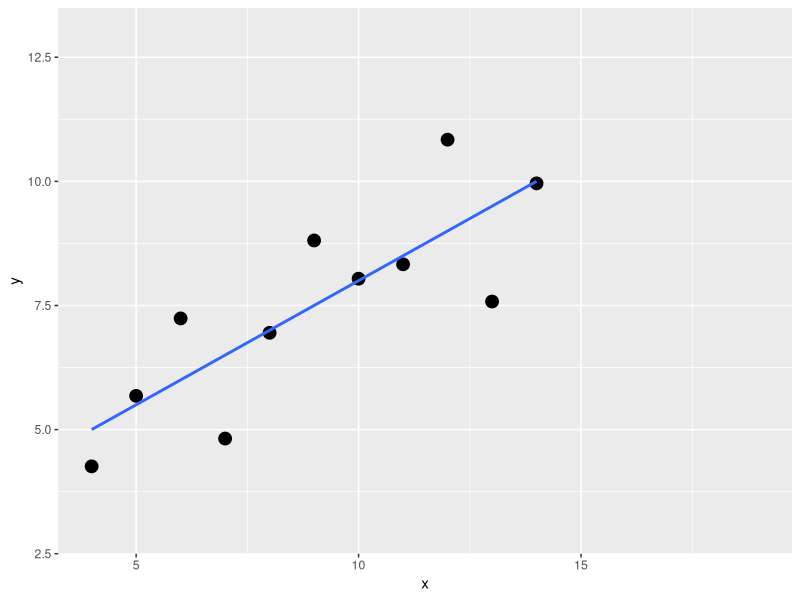
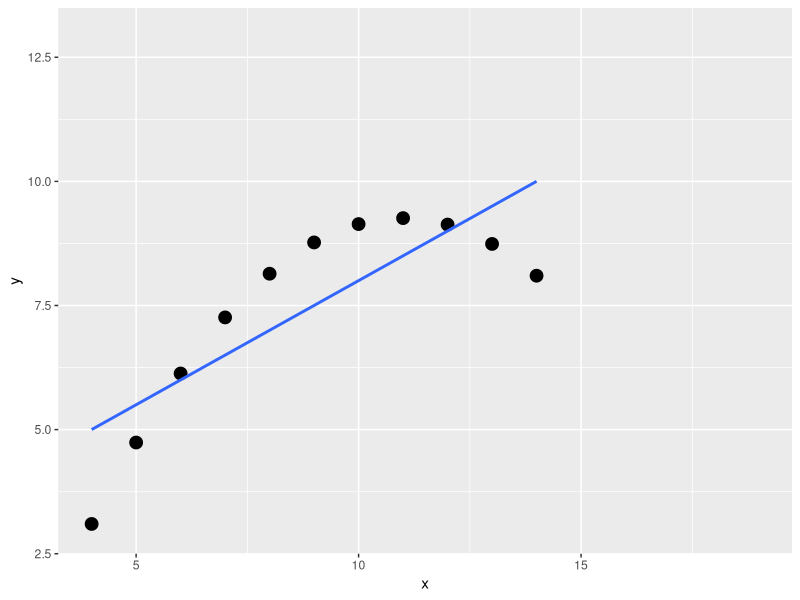
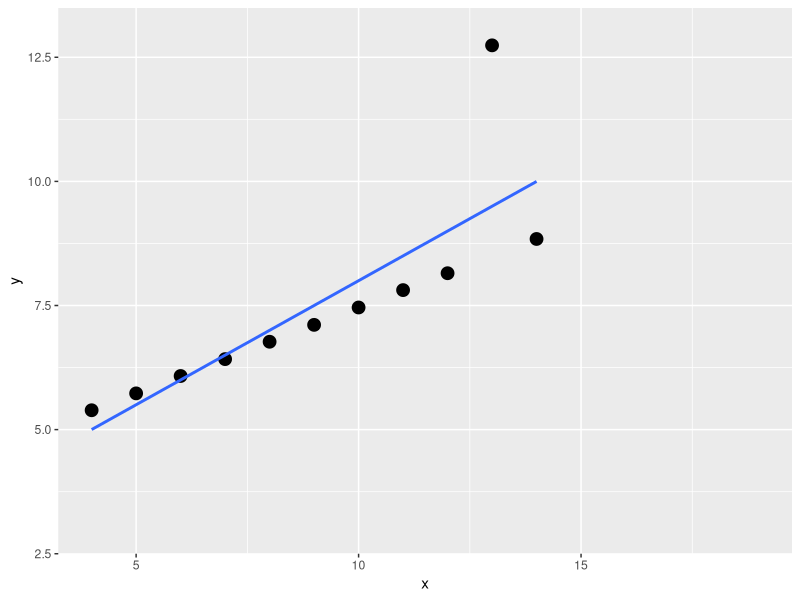
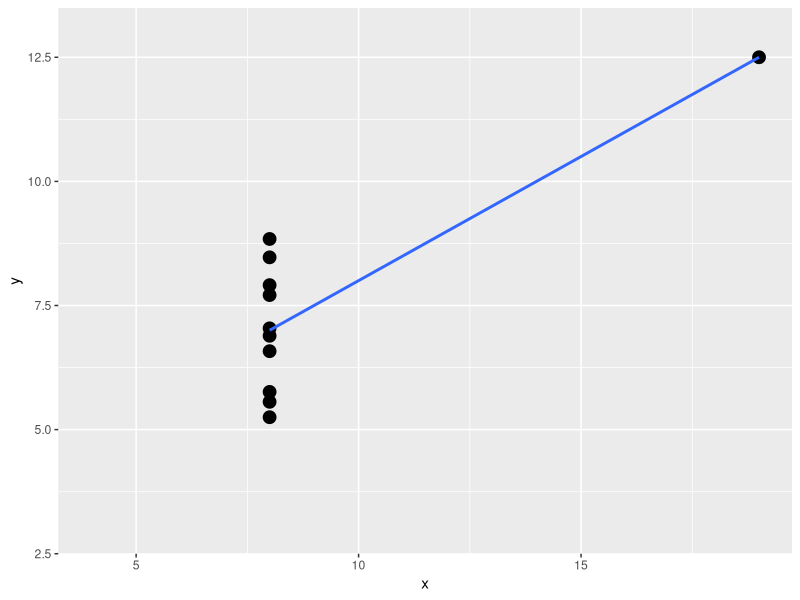

The R source for these figures, in order:


data01<-read.csv("anscombe01.csv")
data02<-read.csv("anscombe02.csv")
data03<-read.csv("anscombe03.csv")
data04<-read.csv("anscombe04.csv")

print("Mean x and y values" )
c(mean(data01$x),mean(data02$x),mean(data03$x),mean(data04$x))
c(mean(data01$y),mean(data02$y),mean(data03$y),mean(data04$y))

print("Standard deviations of x and y" )
c(sd(data01$x),sd(data02$x),sd(data03$x),sd(data04$x))
c(sd(data01$y),sd(data02$y),sd(data03$y),sd(data04$y))

print("Correlations" )
c(cor(data01$x, data01$y),cor(data02$x, data02$y),
  cor(data03$x, data03$y),cor(data04$x, data04$y))

# Linear models
model01 <- lm(y ~ x, data=data01)
print(model01)
model02 <- lm(y ~ x, data=data02)
print(model02)
model03 <- lm(y ~ x, data=data03)
print(model03)
model04 <- lm(y ~ x, data=data04)
print(model04)

# Now add four scatter plots with regression line
library(ggplot2)
ggplot(data = data01, aes(x = x, y = y)) +
  geom_point(size=4) + geom_smooth(method = "lm", se = FALSE) +
  xlim(4,19)+ylim(3,13)
ggplot(data = data02, aes(x = x, y = y)) +
  geom_point(size=4) + geom_smooth(method = "lm", se = FALSE) +
  xlim(4,19)+ylim(3,13)
ggplot(data = data03, aes(x = x, y = y)) +
  geom_point(size=4) + geom_smooth(method = "lm", se = FALSE) +
  xlim(4,19)+ylim(3,13)
ggplot(data = data04, aes(x = x, y = y)) +
  geom_point(size=4) + geom_smooth(method = "lm", se = FALSE) +
  xlim(4,19)+ylim(3,13)

